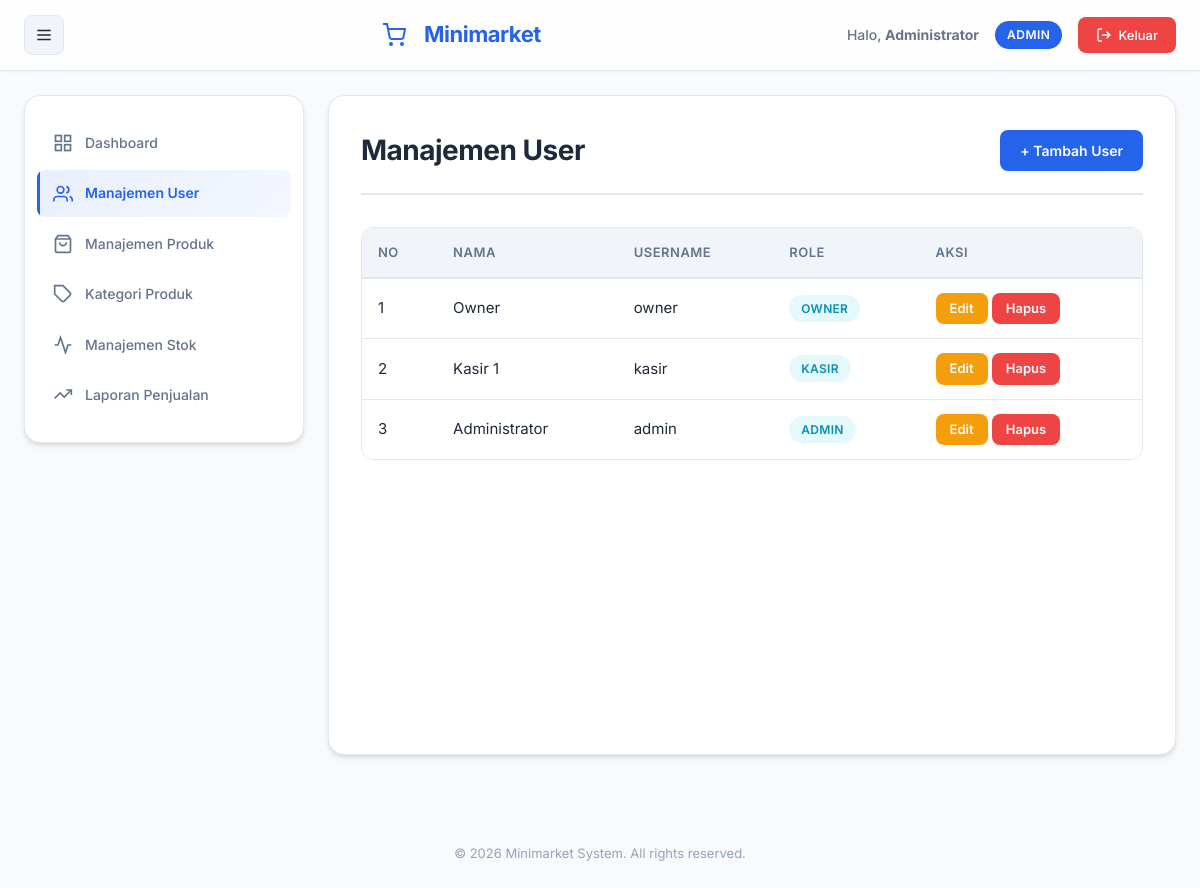
Page /admin/user.php (signed in) on the committed database.
### tables this page shows
CREATE TABLE IF NOT EXISTS users (
    id INT AUTO_INCREMENT PRIMARY KEY,
    nama VARCHAR(100) NOT NULL,
    username VARCHAR(50) NOT NULL UNIQUE,
    password VARCHAR(255) NOT NULL,
    role ENUM('admin', 'kasir', 'owner') NOT NULL,
    created_at TIMESTAMP DEFAULT CURRENT_TIMESTAMP
);

### admin/user.php (the view, shortened to what this page needs)
<?php
require_once '../includes/header.php';
$query = mysqli_query($koneksi, "SELECT * FROM users ORDER BY id DESC");
?>
            <div class="page-header">
                <h2>Manajemen User</h2>
                <a href="user_tambah.php" class="btn btn-primary">+ Tambah User</a>
            </div>
            <div class="table-container">
                <table class="data-table">
                    <thead>
                        <tr>
                            <th>No</th>
                            <th>Nama</th>
                            <th>Username</th>
                            <th>Role</th>
                            <th>Aksi</th>
                        </tr>
                    </thead>
                    <tbody>
                        <?php
                        $no = 1;
                        while ($row = mysqli_fetch_assoc($query)):
                        ?>
                        <tr>
                            <td><?php echo $no++; ?></td>
                            <td><?php echo htmlspecialchars($row['nama']); ?></td>
                            <td><?php echo htmlspecialchars($row['username']); ?></td>
                            <td><span class="badge badge-info"><?php echo ucfirst($row['role']); ?></span></td>
                            <td>
                                <a href="user_edit.php?id=<?php echo $row['id']; ?>" class="btn btn-sm btn-warning">Edit</a>
                                <a href="user_hapus.php?id=<?php echo $row['id']; ?>" class="btn btn-sm btn-danger" onclick="return confirm('Yakin ingin menghapus user ini?');">Hapus</a>
                            </td>
                        </tr>
                        <?php endwhile; ?>
                    </tbody>
                </table>
            </div>
<?php require_once '../includes/footer.php'; ?>

### assets/style.css (style rules this page uses)
* { margin: 0; padding: 0; box-sizing: border-box; }
:root { --primary: #2563eb; --primary-dark: #1e40af; --primary-light: #3b82f6; --secondary: #10b981; --accent: #f59e0b; --danger: #ef4444; --warning: #f59e0b; --success: #10b981; --info: #06b6d4; --bg-primary: #f8fafc; --bg-secondary: #ffffff; --bg-tertiary: #f1f5f9; --text-primary: #1e293b; --text-secondary: #64748b; --text-light: #94a3b8; --border: #e2e8f0; --shadow-sm: 0 1px 2px 0 rgba(0, 0, 0, 0.05); --shadow: 0 4px 6px -1px rgba(0, 0, 0, 0.1), 0 2px 4px -1px rgba(0, 0, 0, 0.06); --shadow-md: 0 10px 15px -3px rgba(0, 0, 0, 0.1), 0 4px 6px -2px rgba(0, 0, 0, 0.05); --shadow-lg: 0 20px 25px -5px rgba(0, 0, 0, 0.1), 0 10px 10px -5px rgba(0, 0, 0, 0.04); --radius: 12px; --radius-sm: 8px; --radius-lg: 16px; }
body { font-family: 'Inter', -apple-system, BlinkMacSystemFont, 'Segoe UI', sans-serif; background: var(--bg-primary); color: var(--text-primary); line-height: 1.6; font-size: 15px; -webkit-font-smoothing: antialiased; -moz-osx-font-smoothing: grayscale; }
.page-header { display: flex; justify-content: space-between; align-items: center; margin-bottom: 32px; padding-bottom: 20px; border-bottom: 2px solid var(--border); }
.page-header h2 { color: var(--text-primary); font-size: 28px; font-weight: 700; letter-spacing: -0.5px; }
.btn { display: inline-flex; align-items: center; justify-content: center; gap: 8px; padding: 10px 20px; border: none; border-radius: var(--radius-sm); text-decoration: none; cursor: pointer; font-size: 14px; font-weight: 600; transition: all 0.2s ease; font-family: inherit; line-height: 1.5; }
.btn-primary { background: var(--primary); color: white; }
.btn-warning { background: var(--warning); color: white; }
.btn-danger { background: var(--danger); color: white; }
.btn-sm { padding: 6px 14px; font-size: 13px; }
.table-container { overflow-x: auto; margin-top: 20px; border-radius: var(--radius); border: 1px solid var(--border); }
.data-table { width: 100%; border-collapse: collapse; background: var(--bg-secondary); }
.data-table thead { background: var(--bg-tertiary); }
.data-table th { padding: 14px 16px; text-align: left; font-weight: 600; font-size: 13px; color: var(--text-secondary); text-transform: uppercase; letter-spacing: 0.5px; border-bottom: 2px solid var(--border); }
.data-table td { padding: 14px 16px; border-bottom: 1px solid var(--border); color: var(--text-primary); }
.data-table tbody tr { transition: background 0.2s ease; }
.data-table tbody tr:last-child td { border-bottom: none; }
.badge { display: inline-block; padding: 4px 12px; border-radius: 20px; font-size: 12px; font-weight: 600; text-transform: uppercase; letter-spacing: 0.3px; }
.badge-info { background: rgba(6, 182, 212, 0.1); color: #0891b2; }

### rows in the picture
users: nama "Owner", username "owner", role "OWNER"
users: nama "Kasir 1", username "kasir", role "KASIR"
users: nama "Administrator", username "admin", role "ADMIN"

### other values in the picture
$current_nama "Administrator"
$current_role "ADMIN"
